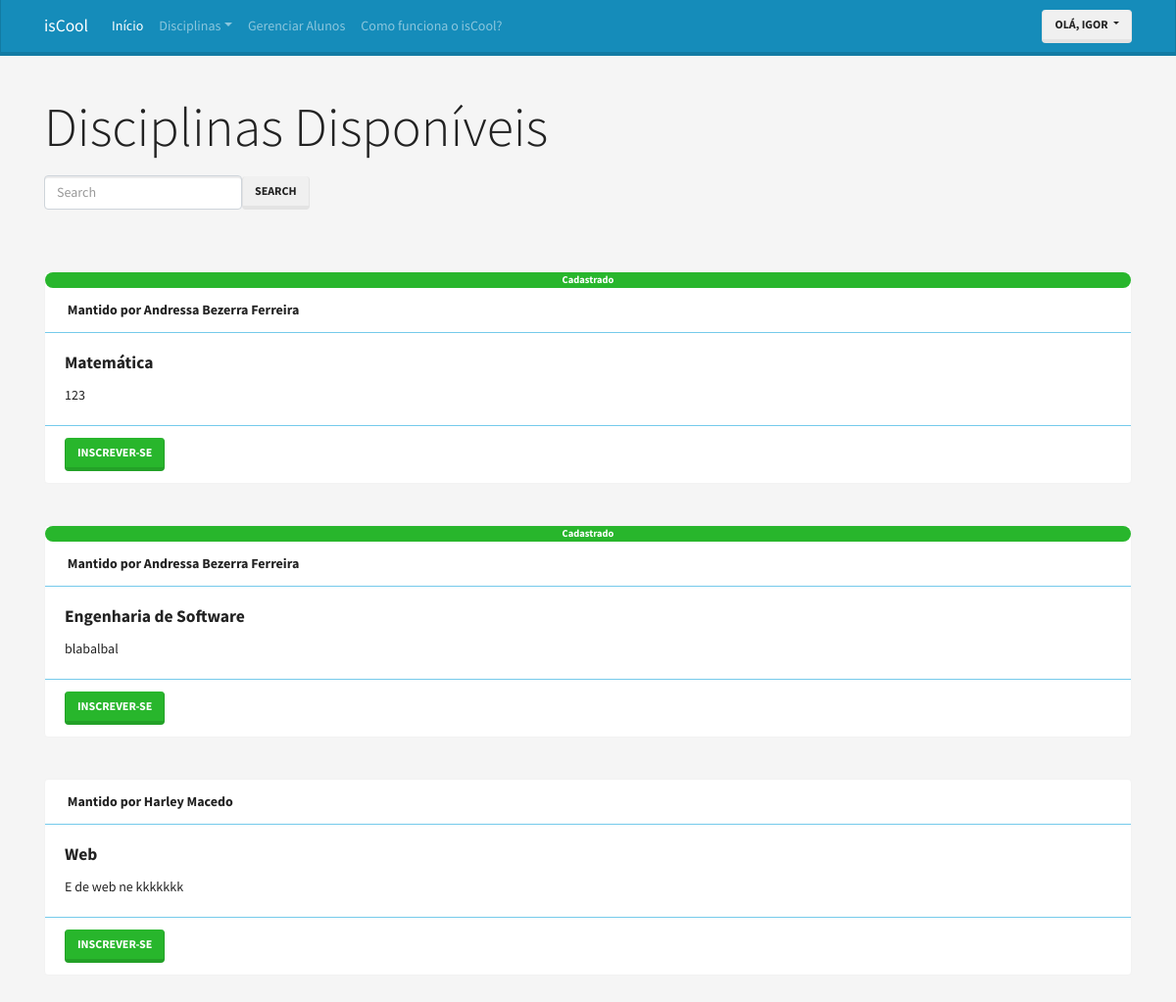
Before: /disciplina/ver-disciplinas/ (signed in) with the older database file.
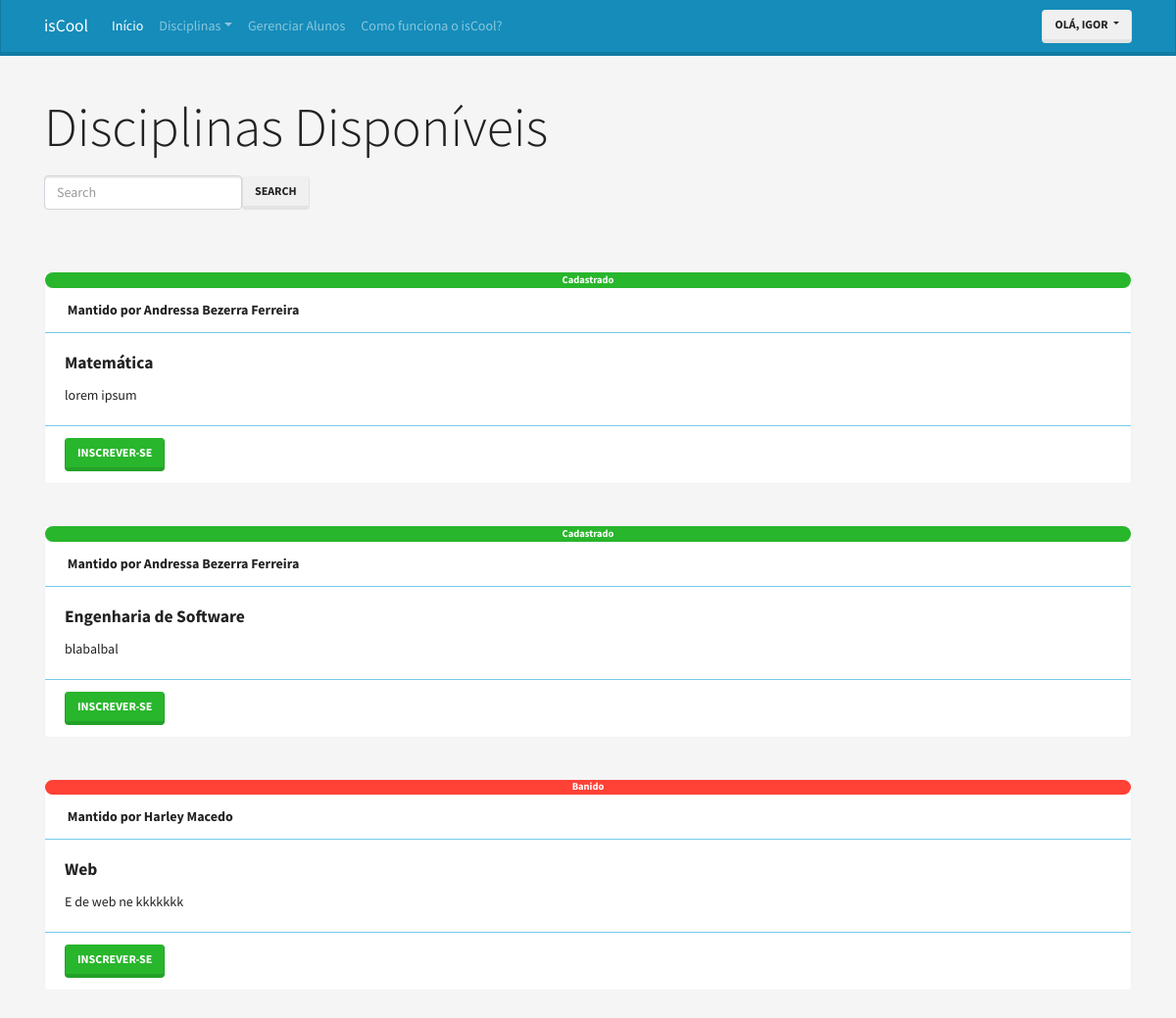
After: the same page with the newer database file.
### discipline/models.py (models this page shows, shortened)
class RegisterStudent(models.Model):
    STATUS_CHOICE = (
        (0, 'Aguardando Confirmação'),
        (1, 'Adicionado na Disciplina'),
        (2, 'Solicitação Recusada'),
        (3, 'Administrador'),
    )
    class Meta:
        verbose_name = 'Registro'
        verbose_name_plural = 'Registros'
        unique_together = (('student', 'discipline'),)
        ordering = ['-join']
    student = models.ForeignKey('accounts.User', verbose_name='Aluno', on_delete=models.DO_NOTHING)
    discipline = models.ForeignKey('Discipline', verbose_name='Disciplina', on_delete=models.DO_NOTHING)
    status = models.IntegerField('Situação', choices=STATUS_CHOICE, default=0)
    join = models.DateTimeField('Registrado', auto_now_add=True)

class Discipline(models.Model):
    teacher = models.ForeignKey('accounts.User', verbose_name='Professor(a)', on_delete=models.DO_NOTHING)
    name = models.CharField('Nome', max_length=25)
    description = models.TextField('Descição')
    class Meta:
        verbose_name = 'Disciplina'
        verbose_name_plural = 'Disciplinas'

### accounts/models.py (models this page shows, shortened)
class User(AbstractBaseUser, PermissionsMixin):
    username = models.CharField(
        'Apelido / Usuário', max_length=30, unique=True, validators=[
            validators.RegexValidator(
                re.compile('^[\w.@+-]+$'),
                'Informe um nome de Usuário Válido. '
                'Este valor deve conter apenas letras e números.'
                'e os caracteres: @/./+/-/_.'
                , 'invalid'
            )
        ], help_text='Um nome curto que será usado para identificá-lo de forma única na plataforma'
    )
    name = models.CharField('Nome', max_length=100, blank=True)
    email = models.EmailField('E-mail',unique=True)
    is_staff = models.BooleanField('Equipe', default=False)
    is_active = models.BooleanField('Ativo', default=True)
    date_joined = models.DateTimeField('Data de Entrada', auto_now_add=True)
    is_student = models.BooleanField('Aluno', default=False)
    is_moderator = models.BooleanField('Moderador', default=False)
    is_teacher = models.BooleanField('Professor', default=False)
    avatar = models.ImageField('Avatar', upload_to='avatars', blank='true', default='avatars/user.png')
    USERNAME_FIELD = 'username'
    REQUIRED_FIELDS = ['email']
    objects = UserManager()
    class Meta:
        verbose_name = 'Usuário'
        verbose_name_plural = 'Usuários'
    def __str__(self):
        return self.name or self.username
    def get_short_name(self):
        return str(self).split(" ")[0]

### discipline/views.py (called while the page is built)
    def __call__(self, request):
        if request.user.is_student == False:
            return redirect('error')
        if request.method == 'POST':
            form = RegisterStudentForm(request.POST)
            if form.is_valid:
                form.save()
            else:
                print(form.errors)
        else:
            form = RegisterStudentForm()
        context = {
            'form': RegisterStudentForm,
            'disciplines': Discipline.objects.all(),
            'registers': RegisterStudent.objects.get_queryset().filter(student=request.user),
        }
        return render(request, 'discipline/list-disciplines.html', context)

### discipline/templates/discipline/list-disciplines.html (shortened to what this page needs)
{% extends "base.html" %}
{% load widget_tweaks %}
{% load thumbnail %}
{% block container %}
  <div class="container margin-top">
    <p class="display-4">Disciplinas Disponíveis</p>
    <form class="form-inline">
      <input class="form-control" type="text" placeholder="Search">
      <button class="btn btn-secondary my-2 my-sm-0" type="submit">Search</button>
    </form>
    <br><br><br>
    {% for discipline in disciplines %}
        <div class="card bg-light">
          {% for register in registers %}
          {% if register.discipline.id == discipline.id and register.status == 1 %}<span class="badge badge-pill badge-success">Cadastrado</span>{% endif %}
          {% if register.discipline.id == discipline.id and register.status == 2 %}<span class="badge badge-pill badge-danger">Banido</span>{% endif %}
          {% endfor %}
          <div class="card-header bg-transparent border-info">
             <strong>Mantido por {{discipline.teacher}}</strong>
           </div>
        <div class="card-body">
          <h5 class="card-title"><strong>{{discipline.name}}</strong></h5>
          <p class="card-text">{{discipline.description}}</p>
        </div>
        <div class="card-footer bg-transparent border-info">
          <form class="" action="" method="post">
            <button type="submit" class="btn btn-success" name="button">Inscrever-se</button>
          </form>
        </div>
      </div>
      <br><br>
    {% endfor %}
    </div>
{% endblock %}

Changed rows visible on the page:
changed Discipline "Matemática": description "123" → "lorem ipsum"
added RegisterStudent: status "Banido", shown under Discipline "Web"
